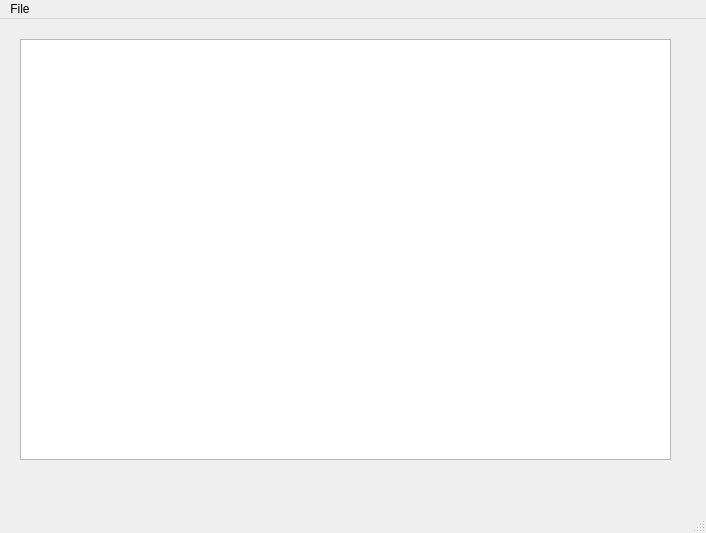
<?xml version="1.0" encoding="UTF-8"?>
<ui version="4.0">
 <class>MainWindow</class>
 <widget class="QMainWindow" name="MainWindow">
  <property name="geometry">
   <rect>
    <x>0</x>
    <y>0</y>
    <width>706</width>
    <height>533</height>
   </rect>
  </property>
  <property name="windowTitle">
   <string>MainWindow</string>
  </property>
  <widget class="QWidget" name="centralwidget">
   <widget class="QTextEdit" name="textEdit">
    <property name="geometry">
     <rect>
      <x>20</x>
      <y>20</y>
      <width>651</width>
      <height>421</height>
     </rect>
    </property>
    <property name="sizePolicy">
     <sizepolicy hsizetype="Expanding" vsizetype="Expanding">
      <horstretch>0</horstretch>
      <verstretch>0</verstretch>
     </sizepolicy>
    </property>
   </widget>
  </widget>
  <widget class="QMenuBar" name="menubar">
   <property name="geometry">
    <rect>
     <x>0</x>
     <y>0</y>
     <width>706</width>
     <height>22</height>
    </rect>
   </property>
   <widget class="QMenu" name="menuFile">
    <property name="title">
     <string>File</string>
    </property>
    <addaction name="actionOpen"/>
    <addaction name="actionSave"/>
   </widget>
   <addaction name="menuFile"/>
  </widget>
  <widget class="QStatusBar" name="statusbar"/>
  <action name="actionOpen">
   <property name="text">
    <string>Open</string>
   </property>
   <property name="toolTip">
    <string>Open File</string>
   </property>
   <property name="shortcut">
    <string>Meta+O</string>
   </property>
  </action>
  <action name="actionSave">
   <property name="text">
    <string>Save</string>
   </property>
   <property name="toolTip">
    <string>Save File</string>
   </property>
   <property name="shortcut">
    <string>Meta+S</string>
   </property>
  </action>
 </widget>
 <resources/>
 <connections/>
</ui>
